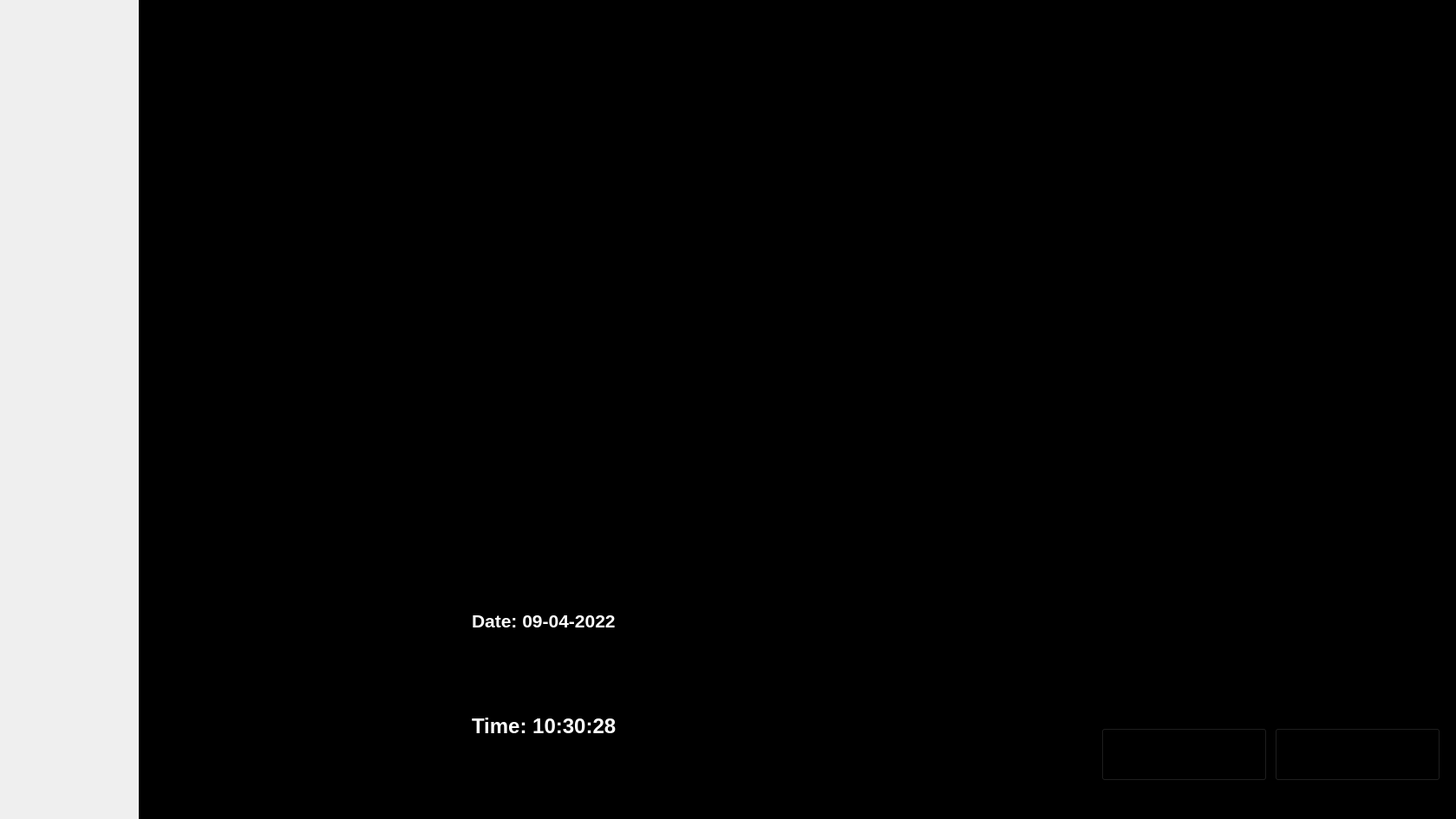
<?xml version="1.0" encoding="UTF-8"?>
<ui version="4.0">
 <class>Form</class>
 <widget class="QWidget" name="Form">
  <property name="geometry">
   <rect>
    <x>0</x>
    <y>0</y>
    <width>1679</width>
    <height>945</height>
   </rect>
  </property>
  <property name="windowTitle">
   <string>Form</string>
  </property>
  <widget class="QLabel" name="background">
   <property name="geometry">
    <rect>
     <x>160</x>
     <y>-30</y>
     <width>1911</width>
     <height>1071</height>
    </rect>
   </property>
   <property name="styleSheet">
    <string notr="true">background-color:black;</string>
   </property>
   <property name="text">
    <string>TextLabel</string>
   </property>
  </widget>
  <widget class="QLabel" name="border1">
   <property name="geometry">
    <rect>
     <x>-10</x>
     <y>0</y>
     <width>1691</width>
     <height>31</height>
    </rect>
   </property>
   <property name="text">
    <string/>
   </property>
   <property name="pixmap">
    <pixmap>../../Downloads/Jarvis UI Files-20220406T122401Z-001/Jarvis UI Files/GUI files/gggf.jpg</pixmap>
   </property>
   <property name="scaledContents">
    <bool>true</bool>
   </property>
  </widget>
  <widget class="QLabel" name="border2">
   <property name="geometry">
    <rect>
     <x>-10</x>
     <y>920</y>
     <width>1691</width>
     <height>31</height>
    </rect>
   </property>
   <property name="text">
    <string/>
   </property>
   <property name="pixmap">
    <pixmap>../../Downloads/Jarvis UI Files-20220406T122401Z-001/Jarvis UI Files/GUI files/gggf.jpg</pixmap>
   </property>
   <property name="scaledContents">
    <bool>true</bool>
   </property>
  </widget>
  <widget class="QLabel" name="jarvisborder">
   <property name="geometry">
    <rect>
     <x>10</x>
     <y>40</y>
     <width>531</width>
     <height>881</height>
    </rect>
   </property>
   <property name="text">
    <string/>
   </property>
   <property name="pixmap">
    <pixmap>../../Downloads/Jarvis UI Files-20220406T122401Z-001/Jarvis UI Files/GUI files/gggf.jpg</pixmap>
   </property>
   <property name="scaledContents">
    <bool>true</bool>
   </property>
  </widget>
  <widget class="QLabel" name="jarvisui">
   <property name="geometry">
    <rect>
     <x>30</x>
     <y>160</y>
     <width>491</width>
     <height>651</height>
    </rect>
   </property>
   <property name="text">
    <string/>
   </property>
   <property name="pixmap">
    <pixmap>../../Downloads/Jarvis UI Files-20220406T122401Z-001/Jarvis UI Files/GUI files/jarviss.gif</pixmap>
   </property>
   <property name="scaledContents">
    <bool>true</bool>
   </property>
  </widget>
  <widget class="QLabel" name="iornman">
   <property name="geometry">
    <rect>
     <x>1290</x>
     <y>280</y>
     <width>351</width>
     <height>551</height>
    </rect>
   </property>
   <property name="text">
    <string/>
   </property>
   <property name="pixmap">
    <pixmap>../../Downloads/Jarvis UI Files-20220406T122401Z-001/Jarvis UI Files/GUI files/Private.gif</pixmap>
   </property>
   <property name="scaledContents">
    <bool>true</bool>
   </property>
  </widget>
  <widget class="QLabel" name="startpic">
   <property name="geometry">
    <rect>
     <x>1260</x>
     <y>820</y>
     <width>211</width>
     <height>101</height>
    </rect>
   </property>
   <property name="text">
    <string/>
   </property>
   <property name="pixmap">
    <pixmap>../../Downloads/Jarvis UI Files-20220406T122401Z-001/Jarvis UI Files/GUI files/Start.png</pixmap>
   </property>
   <property name="scaledContents">
    <bool>true</bool>
   </property>
  </widget>
  <widget class="QLabel" name="quitpic">
   <property name="geometry">
    <rect>
     <x>1470</x>
     <y>830</y>
     <width>201</width>
     <height>81</height>
    </rect>
   </property>
   <property name="text">
    <string/>
   </property>
   <property name="pixmap">
    <pixmap>../../Downloads/Jarvis UI Files-20220406T122401Z-001/Jarvis UI Files/GUI files/Quit.png</pixmap>
   </property>
   <property name="scaledContents">
    <bool>true</bool>
   </property>
  </widget>
  <widget class="QLabel" name="speakergif">
   <property name="geometry">
    <rect>
     <x>560</x>
     <y>290</y>
     <width>571</width>
     <height>381</height>
    </rect>
   </property>
   <property name="text">
    <string/>
   </property>
   <property name="pixmap">
    <pixmap>../../Downloads/Jarvis UI Files-20220406T122401Z-001/Jarvis UI Files/GUI files/Jarvis_Gui (1).gif</pixmap>
   </property>
   <property name="scaledContents">
    <bool>true</bool>
   </property>
  </widget>
  <widget class="QLabel" name="datebox">
   <property name="geometry">
    <rect>
     <x>520</x>
     <y>670</y>
     <width>271</width>
     <height>101</height>
    </rect>
   </property>
   <property name="text">
    <string/>
   </property>
   <property name="pixmap">
    <pixmap>../../Downloads/Jarvis UI Files-20220406T122401Z-001/Jarvis UI Files/GUI files/gggf.jpg</pixmap>
   </property>
   <property name="scaledContents">
    <bool>true</bool>
   </property>
  </widget>
  <widget class="QLabel" name="timebox">
   <property name="geometry">
    <rect>
     <x>520</x>
     <y>790</y>
     <width>261</width>
     <height>111</height>
    </rect>
   </property>
   <property name="text">
    <string/>
   </property>
   <property name="pixmap">
    <pixmap>../../Downloads/Jarvis UI Files-20220406T122401Z-001/Jarvis UI Files/GUI files/gggf.jpg</pixmap>
   </property>
   <property name="scaledContents">
    <bool>true</bool>
   </property>
  </widget>
  <widget class="QLabel" name="initiating">
   <property name="geometry">
    <rect>
     <x>540</x>
     <y>30</y>
     <width>441</width>
     <height>191</height>
    </rect>
   </property>
   <property name="text">
    <string/>
   </property>
   <property name="pixmap">
    <pixmap>../../Downloads/Jarvis UI Files-20220406T122401Z-001/Jarvis UI Files/GUI files/initial.gif</pixmap>
   </property>
   <property name="scaledContents">
    <bool>true</bool>
   </property>
  </widget>
  <widget class="QLabel" name="earth">
   <property name="geometry">
    <rect>
     <x>1140</x>
     <y>60</y>
     <width>261</width>
     <height>211</height>
    </rect>
   </property>
   <property name="text">
    <string/>
   </property>
   <property name="pixmap">
    <pixmap>../../Downloads/Jarvis UI Files-20220406T122401Z-001/Jarvis UI Files/GUI files/Earth.gif</pixmap>
   </property>
   <property name="scaledContents">
    <bool>true</bool>
   </property>
  </widget>
  <widget class="QTextBrowser" name="datetextBrowser">
   <property name="geometry">
    <rect>
     <x>540</x>
     <y>700</y>
     <width>241</width>
     <height>61</height>
    </rect>
   </property>
   <property name="font">
    <font>
     <family>Nirmala UI</family>
     <pointsize>16</pointsize>
     <weight>75</weight>
     <bold>true</bold>
    </font>
   </property>
   <property name="styleSheet">
    <string notr="true">background-color:transparent;
border:none;
color:white;
border-radius:none;</string>
   </property>
   <property name="html">
    <string>&lt;!DOCTYPE HTML PUBLIC &quot;-//W3C//DTD HTML 4.0//EN&quot; &quot;http://www.w3.org/TR/REC-html40/strict.dtd&quot;&gt;
&lt;html&gt;&lt;head&gt;&lt;meta name=&quot;qrichtext&quot; content=&quot;1&quot; /&gt;&lt;style type=&quot;text/css&quot;&gt;
p, li { white-space: pre-wrap; }
&lt;/style&gt;&lt;/head&gt;&lt;body style=&quot; font-family:'Nirmala UI'; font-size:16pt; font-weight:600; font-style:normal;&quot;&gt;
&lt;p style=&quot; margin-top:0px; margin-bottom:0px; margin-left:0px; margin-right:0px; -qt-block-indent:0; text-indent:0px;&quot;&gt;Date: 09-04-2022&lt;/p&gt;&lt;/body&gt;&lt;/html&gt;</string>
   </property>
  </widget>
  <widget class="QTextBrowser" name="timetextBrowser">
   <property name="geometry">
    <rect>
     <x>540</x>
     <y>820</y>
     <width>231</width>
     <height>71</height>
    </rect>
   </property>
   <property name="font">
    <font>
     <family>Nirmala UI</family>
     <pointsize>16</pointsize>
     <weight>75</weight>
     <bold>true</bold>
    </font>
   </property>
   <property name="styleSheet">
    <string notr="true">background-color:transparent;
border:none;
color:white;
border-radius:none;</string>
   </property>
   <property name="html">
    <string>&lt;!DOCTYPE HTML PUBLIC &quot;-//W3C//DTD HTML 4.0//EN&quot; &quot;http://www.w3.org/TR/REC-html40/strict.dtd&quot;&gt;
&lt;html&gt;&lt;head&gt;&lt;meta name=&quot;qrichtext&quot; content=&quot;1&quot; /&gt;&lt;style type=&quot;text/css&quot;&gt;
p, li { white-space: pre-wrap; }
&lt;/style&gt;&lt;/head&gt;&lt;body style=&quot; font-family:'Nirmala UI'; font-size:16pt; font-weight:600; font-style:normal;&quot;&gt;
&lt;p style=&quot; margin-top:0px; margin-bottom:0px; margin-left:0px; margin-right:0px; -qt-block-indent:0; text-indent:0px;&quot;&gt;&lt;span style=&quot; font-size:18pt;&quot;&gt;Time: 10:30:28&lt;/span&gt;&lt;/p&gt;&lt;/body&gt;&lt;/html&gt;</string>
   </property>
  </widget>
  <widget class="QPushButton" name="startpushButton">
   <property name="geometry">
    <rect>
     <x>1270</x>
     <y>840</y>
     <width>191</width>
     <height>61</height>
    </rect>
   </property>
   <property name="styleSheet">
    <string notr="true">background-color:transparent;</string>
   </property>
   <property name="text">
    <string/>
   </property>
  </widget>
  <widget class="QPushButton" name="quitpushButton">
   <property name="geometry">
    <rect>
     <x>1470</x>
     <y>840</y>
     <width>191</width>
     <height>61</height>
    </rect>
   </property>
   <property name="styleSheet">
    <string notr="true">background-color:transparent;</string>
   </property>
   <property name="text">
    <string/>
   </property>
  </widget>
 </widget>
 <resources/>
 <connections/>
</ui>
